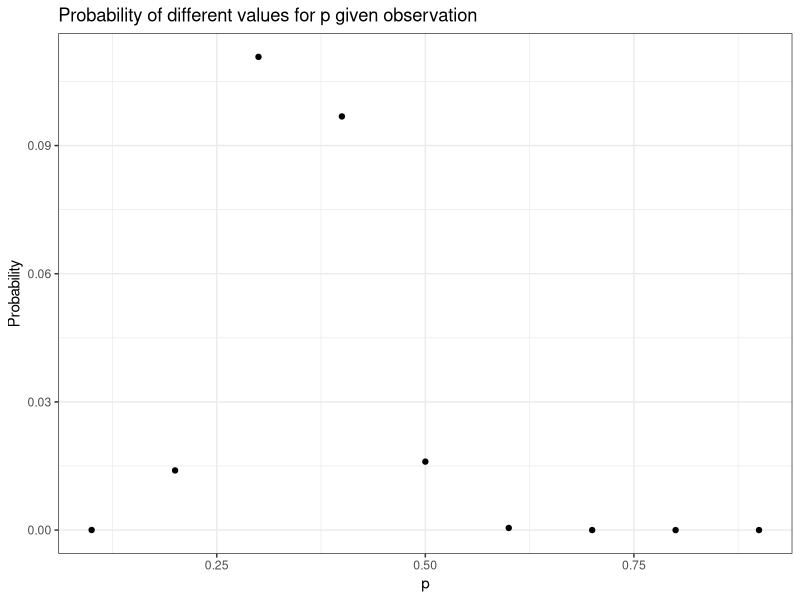
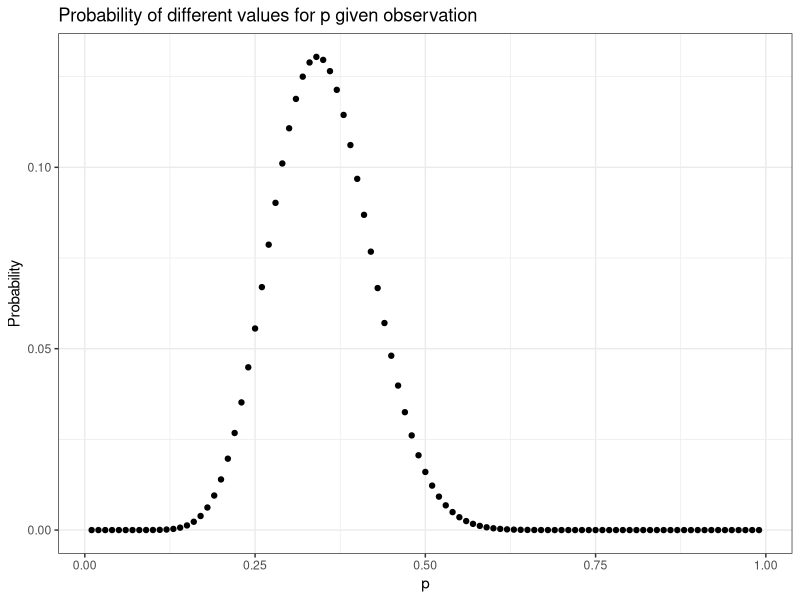
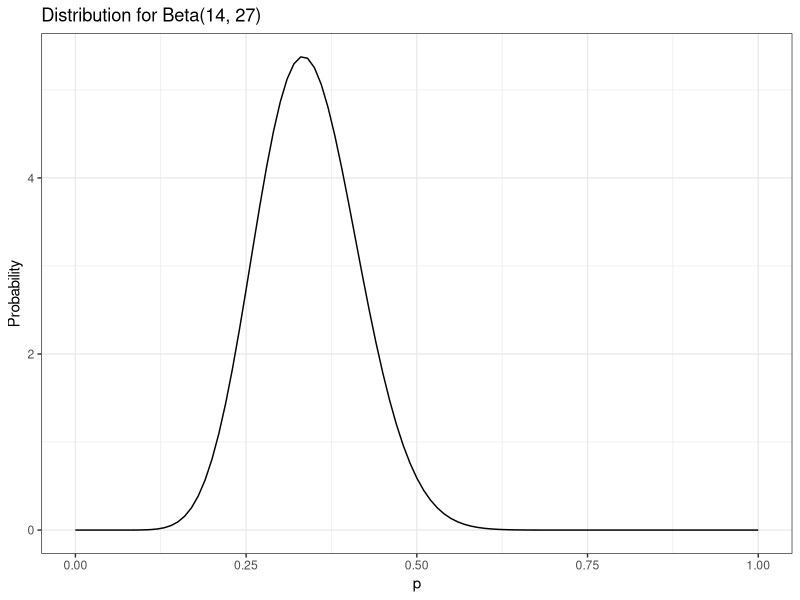
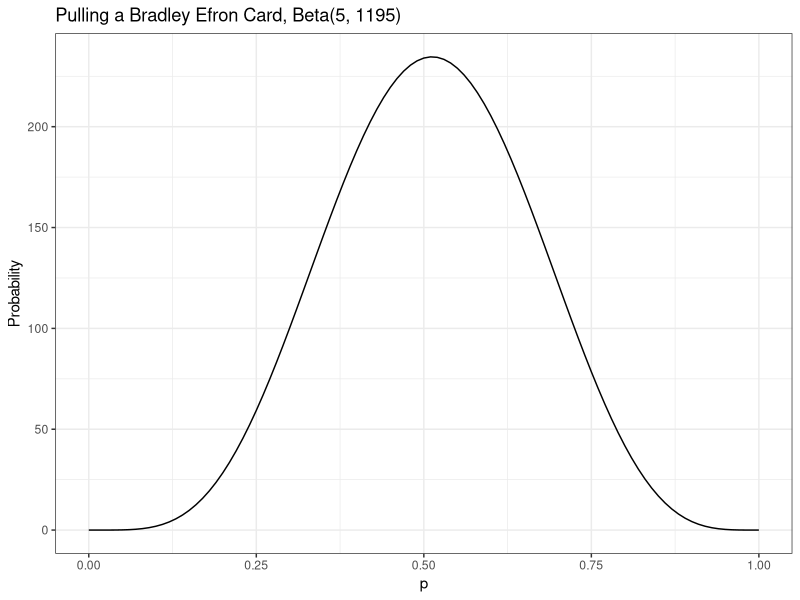

Recreate these plots in R, in order.
## ---- chunk 1
#| label: calc-pmf-example
#| attr-source: '#lst-calc-pmf-example lst-cap="Calculating the Probability of Probabilities with dbinom()"'

(H1 <- dbinom(14, 41, 1/2))
(H2 <- dbinom(14, 41, 14/41))
## ---- chunk 2
#| label: dbeta-example-1
#| attr-source: '#lst-dbeta-example-1 lst-cap="Probability of getting two coins from the box is less than or equal to 0.5, given the data"'
integrate(function(p) dbeta(p,14,27),0,0.5)
## ---- chunk 3
#| label: dbeta-example-2
#| attr-source: '#lst-dbeta-example-2 lst-cap="Probability that the rate of pulling a card we are interested is 0.005 or greater"'
integrate(function(x) dbeta(x,5,1195),0.005,1)
## ---- chunk 4
integrate(function(p) dbeta(p, 4, 6), 0.6, 1)


## ---- chunk 5
integrate(function(p) dbeta(p, 9, 11), 0.45, 0.55)
## ---- chunk 6
integrate(function(p) dbeta(p, 109, 111), 0.45, 0.55)
## ---- chunk 7
#| label: fig-repl-5-1
#| fig-cap: "Visualization of different hypotheses about the rate of getting two quarters from the black box"
#| attr-source: '#lst-fig-repl-5-1 lst-cap="Replication of Figure 5.1: Visualization of different hypotheses about the rate of getting two quarters from the black box"'

tibble::tibble(x = seq(from = 0.1, to = 0.9, by = 0.1),
                    y = dbinom(14, 41, x)) |> 

ggplot2::ggplot(ggplot2::aes(x = x, y = y)) +
    ggplot2::geom_point() +
    ggplot2::theme_bw() +
    ggplot2::labs(
        title = "Probability of different values for p given observation",
        x = "p",
        y = "Probability"
    )
## ---- chunk 8
#| label: fig-repl-5-2
#| fig-cap: "A definite pattern emerging when we look at more hypotheses"
#| attr-source: '#lst-fig-repl-5-2 lst-cap="Replication of Figure 5.2: We see a definite pattern emerging when we look at more hypotheses"'

tibble::tibble(x = seq(from = 0.01, to = 0.99, by = 0.01),
                    y = dbinom(14, 41, x)) |> 

ggplot2::ggplot(ggplot2::aes(x = x, y = y)) +
    ggplot2::geom_point() +
    ggplot2::theme_bw() +
    ggplot2::labs(
        title = "Probability of different values for p given observation",
        x = "p",
        y = "Probability"
    )
## ---- chunk 9
#| label: fig-repl-5-3
#| fig-cap: "Visualizing the beta distribution for our data collected about the black box"
#| attr-source: '#lst-fig-repl-5-3 lst-cap="Replication of Figure 5.3: Visualizing the beta distribution for our data collected about the black box"'

tibble::tibble(x = seq(from = 0, to = 1, by = 0.01),
                    y = dbeta(x, 14, 27)) |> 

ggplot2::ggplot(ggplot2::aes(x = x, y = y)) +
    ggplot2::geom_line() +
    ggplot2::theme_bw() +
    ggplot2::labs(
        title = "Distribution for Beta(14, 27)",
        x = "p",
        y = "Probability"
    )
## ---- chunk 10
#| label: repl-5-4
#| attr-source: '#lst-repl-5-3 lst-cap="Replication of Figure 5.4: The beta distribution for getting the card we are interested in, given our data"'
#| include: false

p <- integrate(function(x) dbeta(x,5,1195),0.005,1)

d <- tibble::tibble(x = seq(from = 0, to = 1, by = 0.01),
#               y = dbeta(x, 0.005, 1), 5, 1195) |> 
#               y = pbinom(dbeta(x, 5, 1195), 1200, 0.005)) |> 
#               y = dbeta(pbinom(x, 1200, .005), 5, 1995))
#               y = pbeta(dbeta(x, 5, 1195), 1200, 0.005))
#               y = pbinom(dbeta(x, 5, 1195), 1200, 0.005, lower.tail = FALSE))
#               y = dbeta(pbinom(x, 1200, .005, lower.tail = FALSE), 5, 1995))
#               y = dbeta(pbinom(x, 1200, .005, lower.tail = TRUE), 5, 1995))
#               y = dbeta(x, 0.005, 1), 5, 1195, lower.tail = TRUE)
#               y = pbeta(x, 0.005, 1), 5, 1195, lower.tail = TRUE)
#               y = pbinom(0, 1200, dbeta(x, 5, 1195), lower.tail = FALSE))
#               y = dbeta(pbinom(0, 1200, 0.005, lower.tail = FALSE), 5, 1195))
#               y = dbeta(dbinom(0, 1200, 0.005), 5, 1195)
#               y = pbinom(dbeta(x,5,1195),0.005,1, lower.tail = FALSE)
#               y = pbeta(dbeta(x,5,1195),0.2850559,1, lower.tail = FALSE)
               y = dbeta(pbeta(x, 0.005, 1, lower.tail = FALSE), 5, 1195) # !!



)

ggplot2::ggplot(d, ggplot2::aes(x = x, y = y)) +
    ggplot2::geom_line() +
    ggplot2::theme_bw() +
    ggplot2::labs(
        title = "Pulling a Bradley Efron Card, Beta(5, 1195)",
        x = "p",
        y = "Probability"
    )
